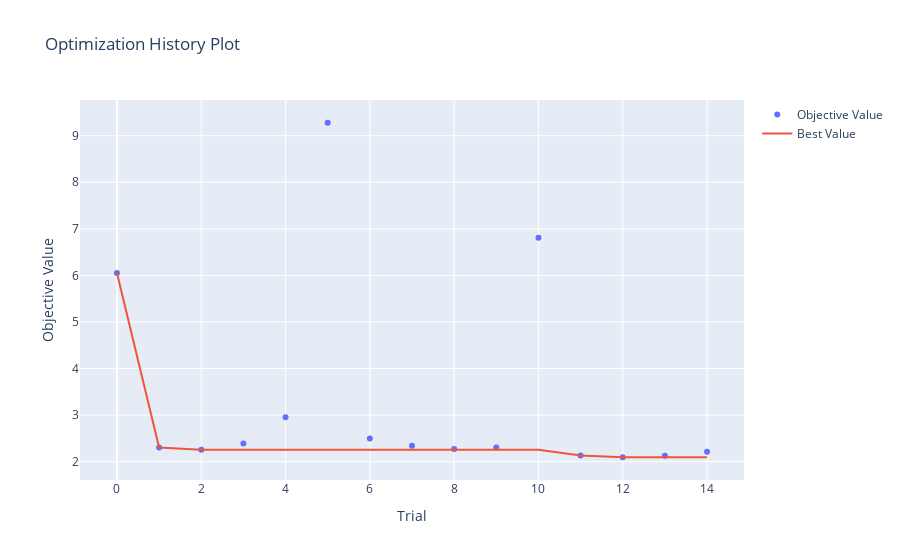
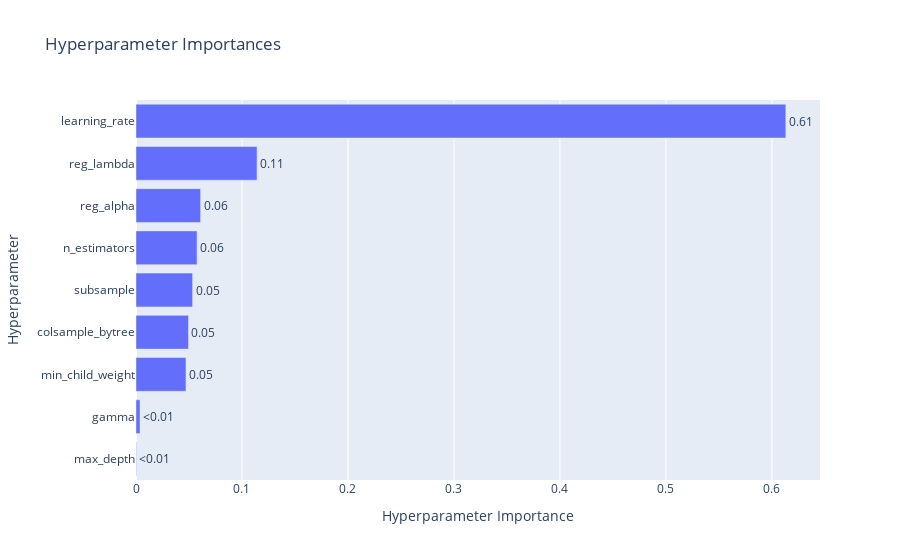

Notebook code for these charts, in order:
### Code cell
# Visualizations
vis.plot_optimization_history(study_xg).show()
vis.plot_param_importances(study_xg).show()

### Figure 1 — Plotly figure (JSON) as saved in the notebook; plotly's stock layout.template omitted (floating-point values rounded to 4 significant figures)
{"data": [{"mode": "markers", "name": "Objective Value", "x": [0, 1, 2, 3, 4, 5, 6, 7, 8, 9, 10, 11, 12, 13, 14], "y": [6.05, 2.303, 2.256, 2.387, 2.953, 9.277, 2.495, 2.342, 2.271, 2.301, 6.805, 2.134, 2.094, 2.128, 2.212], "type": "scatter"}, {"mode": "lines", "name": "Best Value", "x": [0, 1, 2, 3, 4, 5, 6, 7, 8, 9, 10, 11, 12, 13, 14], "y": [6.05, 2.303, 2.256, 2.256, 2.256, 2.256, 2.256, 2.256, 2.256, 2.256, 2.256, 2.134, 2.094, 2.094, 2.094], "type": "scatter"}, {"marker": {"color": "#cccccc"}, "mode": "markers", "name": "Infeasible Trial", "showlegend": false, "x": [], "y": [], "type": "scatter"}], "layout": {"title": {"text": "Optimization History Plot"}, "xaxis": {"title": {"text": "Trial"}}, "yaxis": {"title": {"text": "Objective Value"}}}}

### Figure 2 — Plotly figure (JSON) as saved in the notebook; plotly's stock layout.template omitted (floating-point values rounded to 4 significant figures)
{"data": [{"cliponaxis": false, "hovertemplate": ["max_depth (IntDistribution): 0.0003869200561016851<extra></extra>", "gamma (FloatDistribution): 0.0037906028954550353<extra></extra>", "min_child_weight (IntDistribution): 0.047142732668085434<extra></extra>", "colsample_bytree (FloatDistribution): 0.04950463896285568<extra></extra>", "subsample (FloatDistribution): 0.05338510820412813<extra></extra>", "n_estimators (IntDistribution): 0.05757303407826927<extra></extra>", "reg_alpha (FloatDistribution): 0.06093451789390314<extra></extra>", "reg_lambda (FloatDistribution): 0.11419379869930303<extra></extra>", "learning_rate (FloatDistribution): 0.6130886465418985<extra></extra>"], "name": "Objective Value", "orientation": "h", "text": ["<0.01", "<0.01", "0.05", "0.05", "0.05", "0.06", "0.06", "0.11", "0.61"], "textposition": "outside", "x": [0.0003869, 0.003791, 0.04714, 0.0495, 0.05339, 0.05757, 0.06093, 0.1142, 0.6131], "y": ["max_depth", "gamma", "min_child_weight", "colsample_bytree", "subsample", "n_estimators", "reg_alpha", "reg_lambda", "learning_rate"], "type": "bar"}], "layout": {"title": {"text": "Hyperparameter Importances"}, "xaxis": {"title": {"text": "Hyperparameter Importance"}}, "yaxis": {"title": {"text": "Hyperparameter"}}}}
